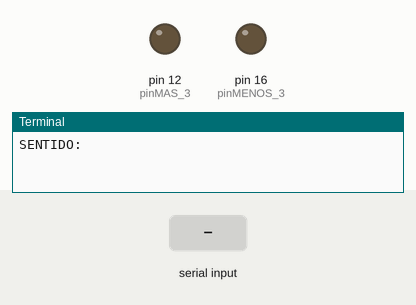
This program was run on a simulated Raspberry Pi (header pin numbers). Shown: output pins drawn as LEDs (lit = HIGH), the last lines printed to the terminal. The test bench sets the inputs (shaded band).

Above: at 1.2 s.
1.3 s: "cw" typed at the terminal
At 2.3 s:
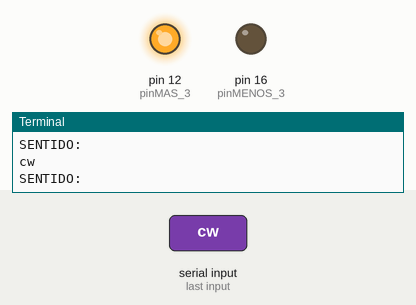
2.8 s: "ccw" typed at the terminal
At 3.5 s:
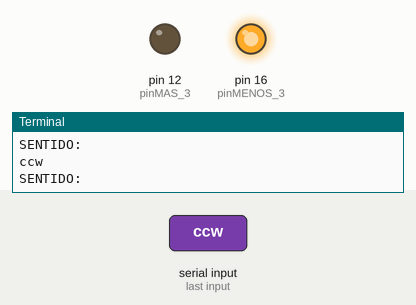
4.3 s: "c" typed at the terminal
At 4.6 s:
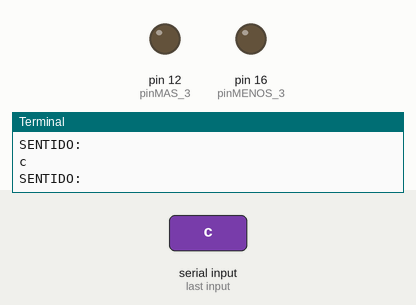
Timing chart, 0 to 7.3 s (numbered marks = the images above; inputs shaded):
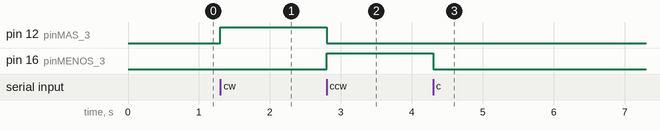

Measured:
- after the input at 1.3 s, pin 12 (pinMAS_3): LOW → HIGH at once
- after the input at 2.8 s, pin 12 (pinMAS_3): HIGH → LOW at once; pin 16 (pinMENOS_3): LOW → HIGH at once
- after the input at 4.3 s, pin 16 (pinMENOS_3): HIGH → LOW at once

The program:

motor3.py
```python
import RPi.GPIO as GPIO
import time

GPIO.setwarnings(False)
GPIO.setmode(GPIO.BOARD)

#Asignacion Pines

pinMAS_3 = 12
pinMENOS_3 = 16


GPIO.setup(pinMAS_3,GPIO.OUT)
GPIO.setup(pinMENOS_3,GPIO.OUT)

try:
	GPIO.output(pinMAS_3,GPIO.LOW)
	GPIO.output(pinMENOS_3,GPIO.LOW)

	while True:
		sent = str(raw_input("SENTIDO:"))
		if sent == "cw":
			GPIO.output(pinMAS_3,GPIO.HIGH)
			GPIO.output(pinMENOS_3,GPIO.LOW)
		elif sent == "ccw":
			GPIO.output(pinMAS_3,GPIO.LOW)
			GPIO.output(pinMENOS_3,GPIO.HIGH)
		elif sent == "c":
			GPIO.output(pinMAS_3,GPIO.LOW)
			GPIO.output(pinMENOS_3,GPIO.LOW)


except KeyboardInterrupt:
	GPIO.output(pinMAS_3,GPIO.LOW)
	GPIO.output(pinMENOS_3,GPIO.LOW)
	GPIO.cleanup()
```
